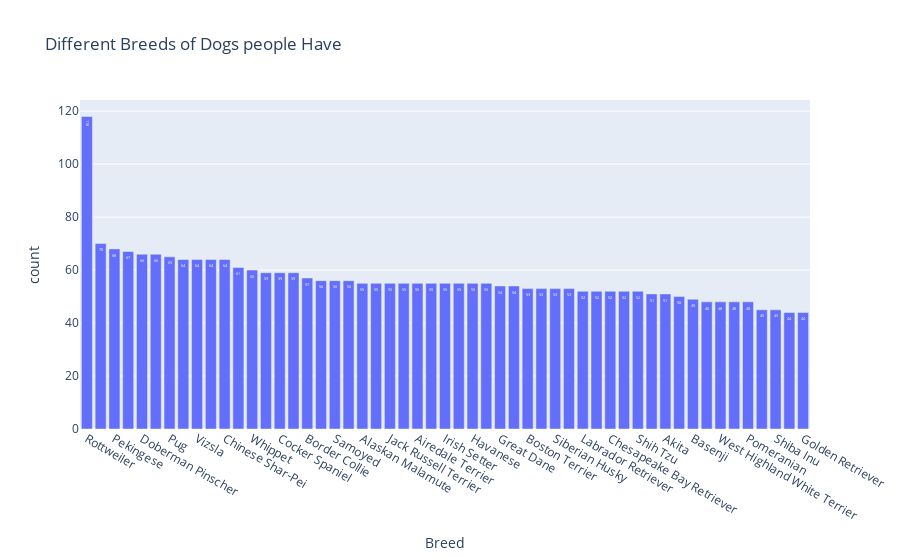

Notebook code for this chart:
### Code cell
d1=df["Breed"].value_counts().reset_index(name="count")
fig=px.bar(d1,x="Breed",y="count",title="Different Breeds of Dogs people Have")
fig.update_traces(textposition='auto', texttemplate='%{y}')
fig.show()

### Figure 1 — Plotly figure (JSON) as saved in the notebook; plotly's stock layout.template omitted (floating-point values rounded to 4 significant figures)
{"data": [{"alignmentgroup": "True", "hovertemplate": "Breed=%{x}<br>count=%{y}<extra></extra>", "legendgroup": "", "marker": {"color": "#636efa", "pattern": {"shape": ""}}, "name": "", "offsetgroup": "", "orientation": "v", "showlegend": false, "textposition": "auto", "texttemplate": "%{y}", "type": "bar", "x": ["Rottweiler", "French Bulldog", "Pekingese", "Pembroke Welsh Corgi", "Doberman Pinscher", "Weimaraner", "Pug", "Bichon Frise", "Vizsla", "Cavalier King Charles Spaniel", "Chinese Shar-Pei", "Poodle", "Whippet", "Dachshund", "Cocker Spaniel", "Bloodhound", "Border Collie", "Lhasa Apso", "Samoyed", "Bernese Mountain Dog", "Alaskan Malamute", "Miniature Schnauzer", "Jack Russell Terrier", "Bulldog", "Airedale Terrier", "Dogo Argentino", "Irish Setter", "Bull Terrier", "Havanese", "Beagle", "Great Dane", "Saint Bernard", "Boston Terrier", "German Shepherd", "Siberian Husky", "Yorkshire Terrier", "Labrador Retriever", "Boxer", "Chesapeake Bay Retriever", "Maltese", "Shih Tzu", "Australian Shepherd", "Akita", "Shetland Sheepdog", "Basenji", "Papillon", "West Highland White Terrier", "Chihuahua", "Pomeranian", "Schnauzer", "Shiba Inu", "Belgian Malinois", "Golden Retriever"], "xaxis": "x", "y": [118, 70, 68, 67, 66, 66, 65, 64, 64, 64, 64, 61, 60, 59, 59, 59, 57, 56, 56, 56, 55, 55, 55, 55, 55, 55, 55, 55, 55, 55, 54, 54, 53, 53, 53, 53, 52, 52, 52, 52, 52, 51, 51, 50, 49, 48, 48, 48, 48, 45, 45, 44, 44], "yaxis": "y"}], "layout": {"barmode": "relative", "legend": {"tracegroupgap": 0}, "title": {"text": "Different Breeds of Dogs people Have"}, "xaxis": {"anchor": "y", "domain": [0, 1], "title": {"text": "Breed"}}, "yaxis": {"anchor": "x", "domain": [0, 1], "title": {"text": "count"}}}}
